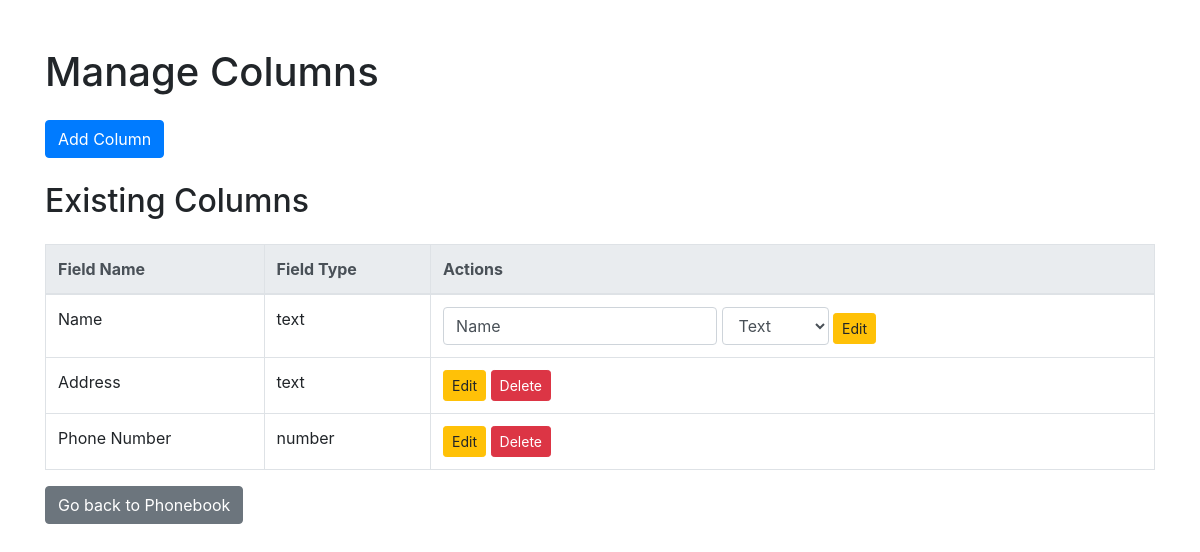
/manage_columns.php?edit=1, run on the app's committed database.
### tables this page shows
CREATE TABLE `phonebook_fields` (
  `id` int(11) NOT NULL,
  `field_name` varchar(255) NOT NULL,
  `field_type` varchar(50) NOT NULL
);

### manage_columns.php (the view, shortened to what this page needs)
<?php
include 'db_connect.php';
$fields_result = $conn->query("SELECT * FROM phonebook_fields");
$editing_field_id = isset($_GET['edit']) ? intval($_GET['edit']) : null;
?>
<!DOCTYPE html>
<html lang="en">
<head>
    <link href="https://stackpath.bootstrapcdn.com/bootstrap/4.5.2/css/bootstrap.min.css" rel="stylesheet">
</head>
<body>
    <div class="container mt-5">
        <h1 class="mb-4">Manage Columns</h1>
        <button type="button" class="btn btn-primary mb-4" data-toggle="modal" data-target="#addColumnModal">
            Add Column
        </button>
        <h2 class="mb-4">Existing Columns</h2>
        <table class="table table-bordered">
            <thead class="thead-light">
                <tr>
                    <th>Field Name</th>
                    <th>Field Type</th>
                    <th>Actions</th>
                </tr>
            </thead>
            <tbody>
                <?php while ($row = $fields_result->fetch_assoc()) { ?>
                    <tr>
                        <td><?php echo htmlspecialchars($row['field_name']); ?></td>
                        <td><?php echo htmlspecialchars($row['field_type']); ?></td>
                        <td>
                            <?php if ($editing_field_id === intval($row['id'])) { ?>
                                <form action="manage_columns.php" method="post" style="display:inline;">
                                    <input type="text" name="field_name" value="<?php echo htmlspecialchars($row['field_name']); ?>" required class="form-control" style="display:inline-block; width: auto;">
                                    <select name="field_type" class="form-control" style="display:inline-block; width: auto;">
                                        <option value="text" <?php echo $row['field_type'] == 'text' ? 'selected' : ''; ?>>Text</option>
                                    </select>
                                    <input type="submit" name="edit_field" value="Edit" class="btn btn-warning btn-sm">
                                </form>
                            <?php } else { ?>
                                <a href="manage_columns.php?edit=<?php echo $row['id']; ?>" class="btn btn-warning btn-sm">Edit</a>
                                <a href="manage_columns.php?delete=1&id=<?php echo $row['id']; ?>" class="btn btn-danger btn-sm" onclick="return confirm('Are you sure you want to delete this column?');">Delete</a>
                            <?php } ?>
                        </td>
                    </tr>
                <?php } ?>
            </tbody>
        </table>
        <p><a href="index.php" class="btn btn-secondary">Go back to Phonebook</a></p>
    </div>
</body>
</html>

### data on the page
phonebook_fields: field_name "Name", field_type "text", field_type "Text"
phonebook_fields: field_name "Address", field_type "text"
phonebook_fields: field_name "Phone Number", field_type "number"
